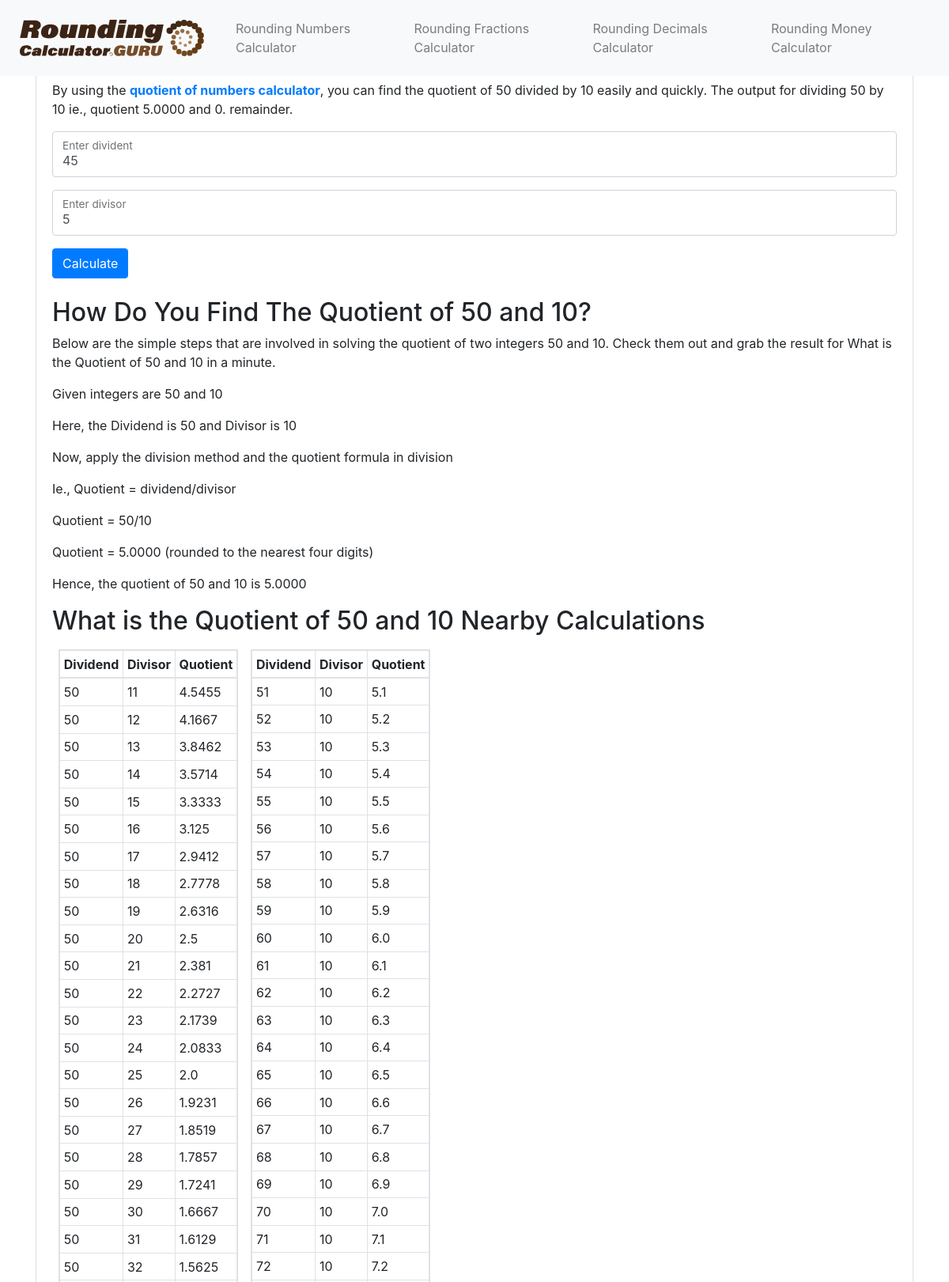
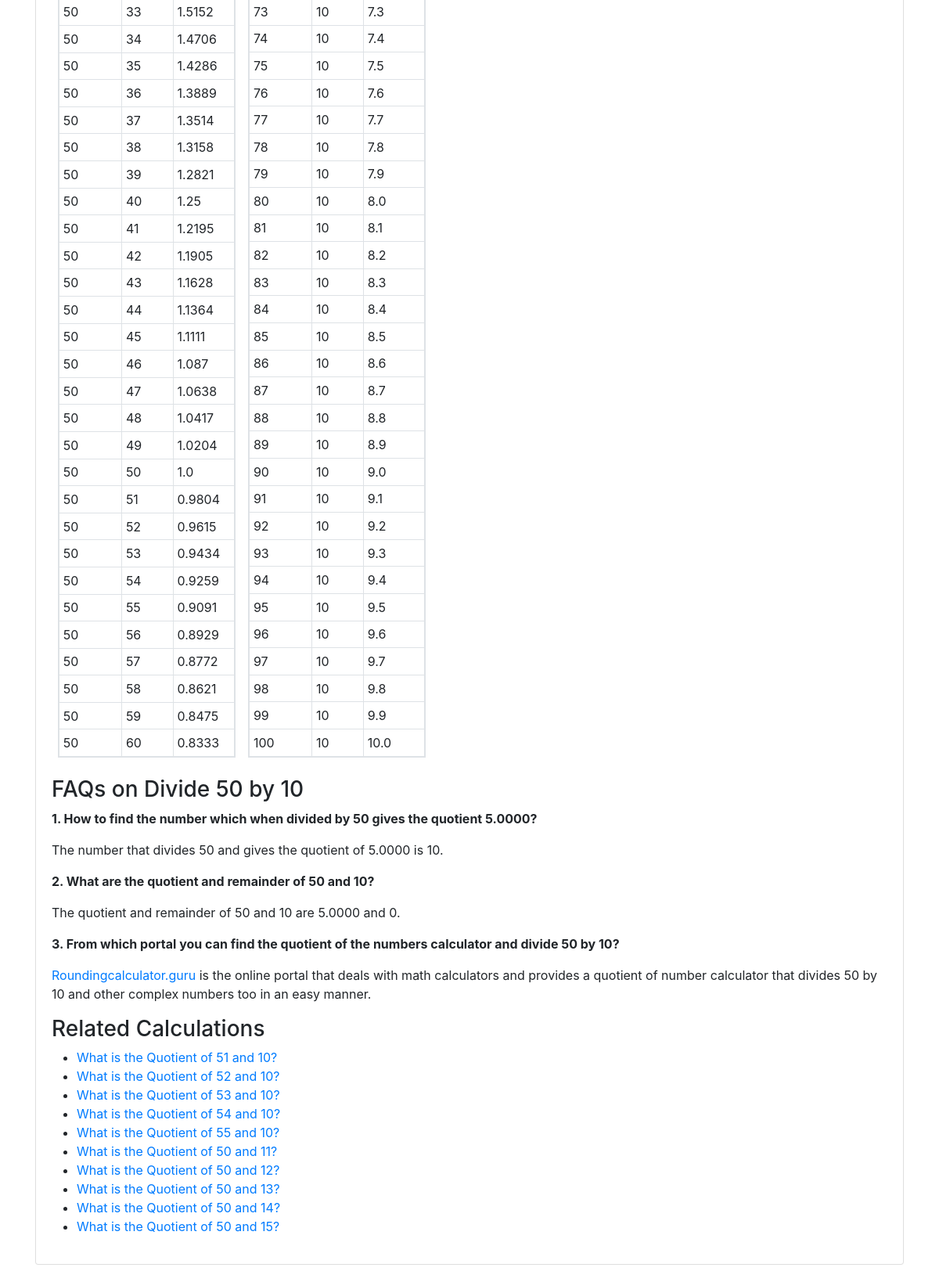
The app's page /what-is-the-quotient-of-50-and-10/ (upper part) with its own data (2 pictures, top to bottom).
### Numbers/models.py (models this page shows)
class quotientOfNumbersCalc(models.Model):
    quotient=models.DecimalField(max_digits=8, decimal_places=4)
    divisor=models.PositiveIntegerField()
    divident=models.PositiveIntegerField()
    remainder=models.PositiveIntegerField()

### Numbers/views.py (the view, shortened to what this page needs)
# urls.py: path('what-is-the-quotient-of-<str:divident>-and-<str:divisor>/',quotientOfNumbersTail, name='quotientOfNumbersTail'),
def quotientOfNumbersTail(request,divident,divisor):
    divident=int(divident)
    divisor=int(divisor)
    l=quotientOfNumbersCalc.objects.filter(divident=divident,divisor=divisor)
    if l:
        print('from DB')
        div50=[]
        [div50.append(i) for i in range(divident+1,divident+51)]
        divi50=[]
        [divi50.append(i) for i in range(divisor+1,divisor+51)]
        quo=[]
        mylist=zip(div50,quo)
        [quo.append(round((div50[i]/divisor),4)) for i in range(0,50)]
        quo2=[]
        [quo2.append(round((divident/divi50[i]),4)) for i in range(0,50)]
        mylist1=zip(divi50,quo2)
        divisor5=[]
        divident5=[]
        [divisor5.append(str(i)) for i in range(divisor+1,divisor+6)]
        [divident5.append(str(i)) for i in range(divident+1,divident+6)]
        return render(request,'Mathcue/quotient-of-numbers-calculator-details.html/',{'res':l,'mylist':mylist,'mylist1':mylist1,'divisor5':divisor5,'divident5':divident5,'divident':str(divident),'divisor':str(divisor)})

### templates/Mathcue/quotient-of-numbers-calculator-details.html (shortened to what this page needs)
{%extends 'base/numbers_base3.html'%}
{%load static%}
{%block meta%}
<link rel="stylesheet" href="https://cdn.jsdelivr.net/npm/bootstrap@4.6.1/dist/css/bootstrap.min.css"
>
  <link href="https://cdn.jsdelivr.net/npm/bootstrap@5.2.1/dist/css/bootstrap.min.css" rel="stylesheet">
{%block css%}
<link rel="stylesheet" href="https://roundingcalculator.guru/static/style2.css?ez_used_css_s=14">
{%endblock%}
{% endblock %}
{% block content %}
{% for i in res %}
<div class="container">
  <div class="card">
    <div class="card-header">
      <h1 class="h1">What is the Quotient of {{i.divident}} and {{i.divisor}}?</h1>
    </div>
    <div class="card-body">
        <p>By using the <a href="/quotient-of-numbers-calculator/"> <strong>quotient of numbers calculator</strong></a>, you can find the quotient of {{i.divident}} divided by {{i.divisor}} easily and quickly. The output for dividing {{i.divident}} by {{i.divisor}} ie., quotient {{i.quotient}} and {{i.remainder}}. remainder.</p>
        <form method='POST' action='/quotient-of-numbers-calculator/'>
          <div class="form-floating mb-3">
            <input type="number" class="form-control" id="numa" placeholder="Divident:" name='divident' required value=45>
            <label for="floatingInput">Enter divident</label>
          </div>
          <div class="form-floating mb-3">
            <input type="number" class="form-control" id="num" placeholder="Divisor" name='divisor' required min=1 value=5>
            <label for="floatingInput">Enter divisor</label>
          </div>
        <button type="submit" class="btn mb-4 btn-primary">Calculate</button>
        </form>
        <h2>How Do You Find The Quotient of {{i.divident}} and {{i.divisor}}?</h2>
        <p>Below are the simple steps that are involved in solving the quotient of two integers {{i.divident}} and {{i.divisor}}. Check them out and grab the result for What is the Quotient of {{i.divident}} and {{i.divisor}} in a minute.
        </p>
        <p>Given integers are {{i.divident}} and {{i.divisor}}</p>
        <p>Here, the Dividend is {{i.divident}} and Divisor is {{i.divisor}} </p>
        <p>Now, apply the division method and the quotient formula in division</p>
        <p>Ie., Quotient = dividend/divisor</p>
        <p>Quotient = {{i.divident}}/{{i.divisor}}</p>
        <p>Quotient = {{i.quotient}} (rounded to the nearest four digits) </p>
        <p>Hence, the quotient of {{i.divident}} and {{i.divisor}} is {{i.quotient}} </p>
        <h2>What is the Quotient of {{i.divident}} and {{i.divisor}} Nearby Calculations</h2>
        <div class="d-flex flex-wrap">
          <div class='p-2'>
            <table class="table table-sm table-bordered table-responsive">
              <thead>
                <tr>
                  <th scope="col">Dividend</th>
                  <th scope="col">Divisor</th>
                  <th scope="col">Quotient</th>
                </tr>
              </thead>
              <tbody>
                {% for j,k in mylist1 %}
                <tr>
                  <td>{{i.divident}}</td>
                  <td>{{j}}</td>
                  <td>{{k}}</td>
                </tr>
                {% endfor %}
              </tbody>
            </table>
          </div>
          <div class='p-2'>
            <table class="table table-sm table-bordered table-responsive">
              <thead>
                <tr>
                  <th scope="col">Dividend</th>
                  <th scope="col">Divisor</th>
                  <th scope="col">Quotient</th>
                </tr>
              </thead>
              <tbody>
                <tr>
                  {% for j,k in mylist %}
                <tr>
                  <td>{{j}}</td>
                  <td>{{i.divisor}}</td>
                  <td>{{k}}</td>
                </tr>
                {% endfor %}
                </tr>
              </tbody>
            </table>
          </div>
        </div>
        <h3>FAQs on Divide {{i.divident}} by {{i.divisor}} </h3>
        <p><strong>1. How to find the number which when divided by {{i.divident}} gives the quotient {{i.quotient}}?</strong></p>
        <p>The number that divides {{i.divident}} and gives the quotient of {{i.quotient}} is {{i.divisor}}.</p>
        <p><strong>2. What are the quotient and remainder of {{i.divident}} and {{i.divisor}}?</strong></p>
        <p>The quotient and remainder of {{i.divident}} and {{i.divisor}} are {{i.quotient}} and {{i.remainder}}.</p>
        <p><strong>3. From which portal you can find the quotient of the numbers calculator and divide {{i.divident}} by {{i.divisor}}?</strong></p>
        <p><a href="https://roundingcalculator.guru/">Roundingcalculator.guru</a> is the online portal that deals with math calculators and provides a quotient of number calculator that divides {{i.divident}} by {{i.divisor}} and other complex numbers too in an easy manner.</p>
        {% endfor %}
        <h3>Related Calculations</h3>
        <ul>
        {% for n in divident5 %}
        <li><a href="../what-is-the-quotient-of-{{n}}-and-{{divisor}}">What is the Quotient of {{n}} and {{divisor}}?</a></li>
        {% endfor %}
        {% for n in divisor5 %}
        <li><a href="../what-is-the-quotient-of-{{divident}}-and-{{n}}">What is the Quotient of {{divident}} and {{n}}?</a></li>
        {% endfor %}
      </ul>
    </div>
  </div>
</div>
{% endblock %}

### records on screen
quotientOfNumbersCalc: divident "50", divisor "10", quotient "5.0000", remainder "0", divident "50" "50" "50" "50" "50" "50" "50" "50" "50" "50" "50" "50" "50" "50" "50" "50" "50" "50" "50" "50" "50" "50" "50" "50" "50" "50" "50" "50" "50" "50" "50" "50" "50" "50" "50" "50" "50" "50" "50" "50" "50" "50" "50" "50" "50" "50" "50" "50" "50" "50", mylist1 "11" "12" "13" "14" "15" "16" "17" "18" "19" "20" "21" "22" "23" "24" "25" "26" "27" "28" "29" "30" "31" "32" "33" "34" "35" "36" "37" "38" "39" "40" "41" "42" "43" "44" "45" "46" "47" "48" "49" "50" "51" "52" "53" "54" "55" "56" "57" "58" "59" "60", mylist1 "4.5455" "4.1667" "3.8462" "3.5714" "3.3333" "3.125" "2.9412" "2.7778" "2.6316" "2.5" "2.381" "2.2727" "2.1739" "2.0833" "2.0" "1.9231" "1.8519" "1.7857" "1.7241" "1.6667" "1.6129" "1.5625" "1.5152" "1.4706" "1.4286" "1.3889" "1.3514" "1.3158" "1.2821" "1.25" "1.2195" "1.1905" "1.1628" "1.1364" "1.1111" "1.087" "1.0638" "1.0417" "1.0204" "1.0" "0.9804" "0.9615" "0.9434" "0.9259" "0.9091" "0.8929" "0.8772" "0.8621" "0.8475" "0.8333", mylist "51" "52" "53" "54" "55" "56" "57" "58" "59" "60" "61" "62" "63" "64" "65" "66" "67" "68" "69" "70" "71" "72" "73" "74" "75" "76" "77" "78" "79" "80" "81" "82" "83" "84" "85" "86" "87" "88" "89" "90" "91" "92" "93" "94" "95" "96" "97" "98" "99" "100", divisor "10" "10" "10" "10" "10" "10" "10" "10" "10" "10" "10" "10" "10" "10" "10" "10" "10" "10" "10" "10" "10" "10" "10" "10" "10" "10" "10" "10" "10" "10" "10" "10" "10" "10" "10" "10" "10" "10" "10" "10" "10" "10" "10" "10" "10" "10" "10" "10" "10" "10", mylist "5.1" "5.2" "5.3" "5.4" "5.5" "5.6" "5.7" "5.8" "5.9" "6.0" "6.1" "6.2" "6.3" "6.4" "6.5" "6.6" "6.7" "6.8" "6.9" "7.0" "7.1" "7.2" "7.3" "7.4" "7.5" "7.6" "7.7" "7.8" "7.9" "8.0" "8.1" "8.2" "8.3" "8.4" "8.5" "8.6" "8.7" "8.8" "8.9" "9.0" "9.1" "9.2" "9.3" "9.4" "9.5" "9.6" "9.7" "9.8" "9.9" "10.0"

### other values on screen
{{ n }} "51" "52" "53" "54" "55"
{{ divisor }} "10" "10" "10" "10" "10"
{{ divident }} "50" "50" "50" "50" "50"
{{ n }} "11" "12" "13" "14" "15"
